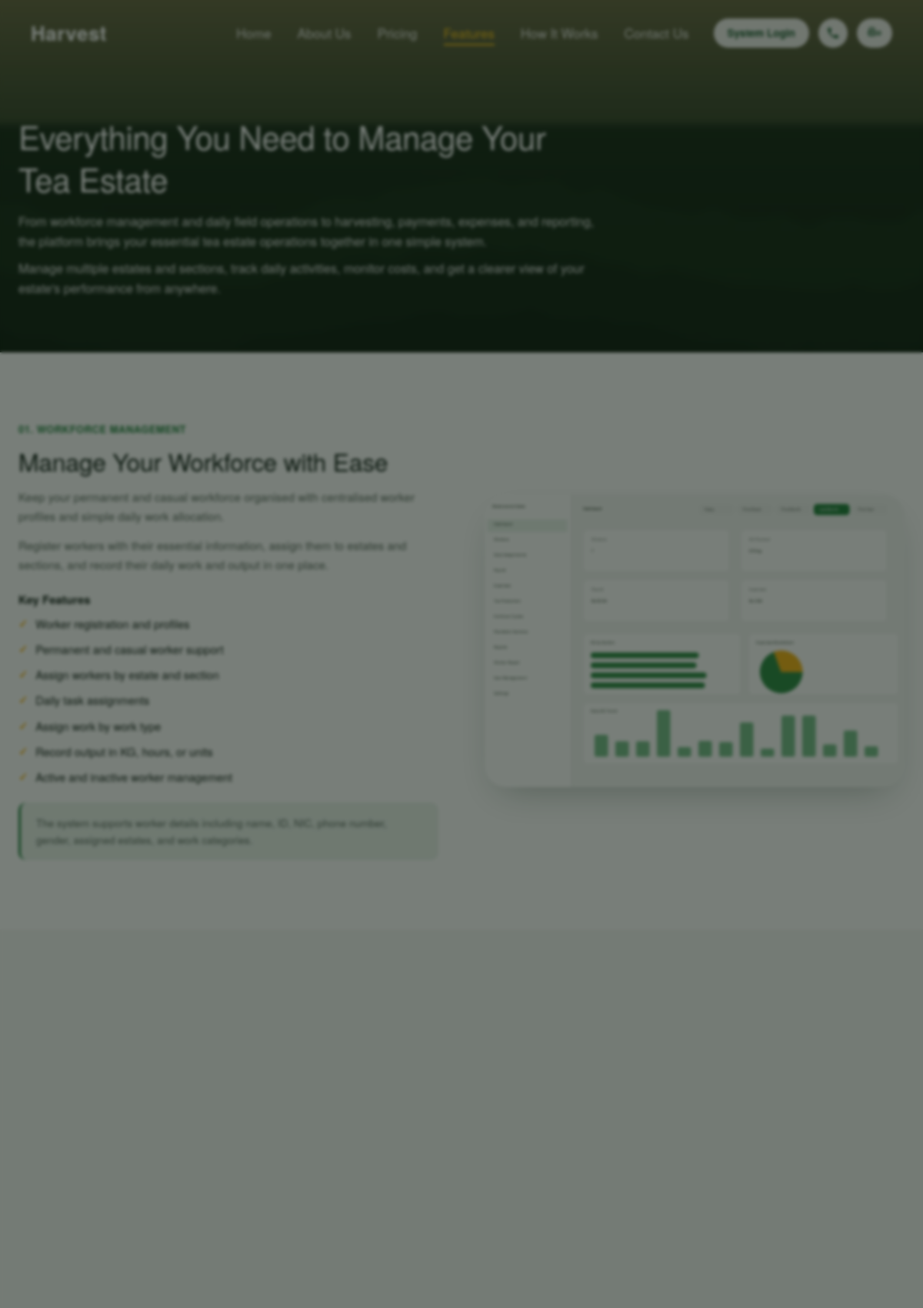
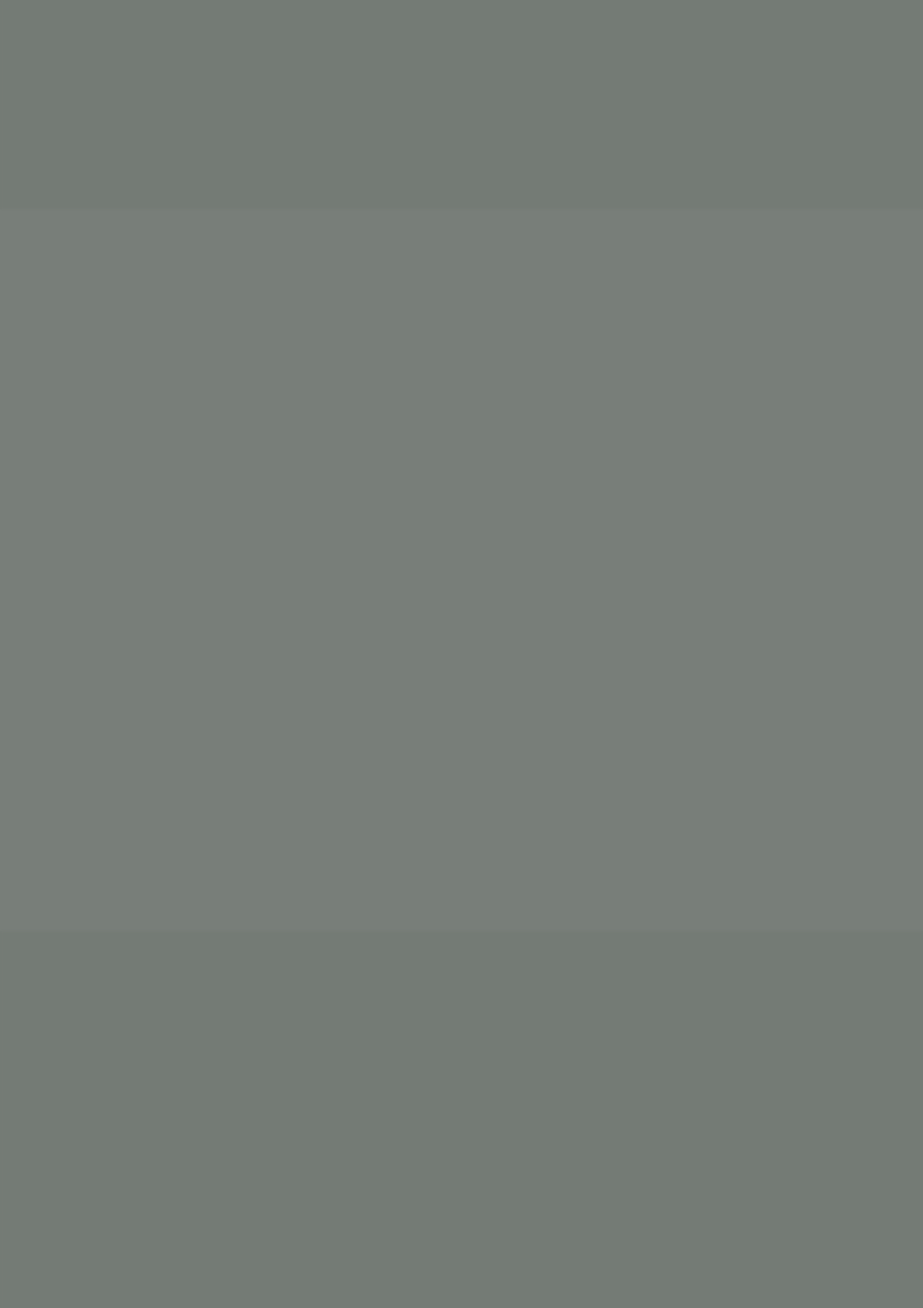
The page /features.php (upper part) on the database its author committed (2 pictures, top to bottom).
### tables this page shows
CREATE TABLE IF NOT EXISTS `feature_sections` (
  `id` INT(11) NOT NULL AUTO_INCREMENT,
  `kicker` VARCHAR(150) DEFAULT NULL,
  `title` VARCHAR(255) NOT NULL,
  `intro` TEXT DEFAULT NULL,
  `body` TEXT DEFAULT NULL,
  `list1_heading` VARCHAR(150) DEFAULT NULL,
  `list1_items` TEXT DEFAULT NULL,
  `list2_heading` VARCHAR(150) DEFAULT NULL,
  `list2_items` TEXT DEFAULT NULL,
  `note` TEXT DEFAULT NULL,
  `image` VARCHAR(255) DEFAULT NULL,
  `sort_order` INT(11) NOT NULL DEFAULT 0,
  `is_active` TINYINT(1) NOT NULL DEFAULT 1,
  PRIMARY KEY (`id`)
);

### includes/functions.php (called while the page is built, shortened)
<?php
require_once __DIR__ . '/config.php';
function should_show_lang_prompt(): bool
{
    return !isset($_COOKIE['hp_lang_prompted']);
}
function current_lang(): string
{
    return CURRENT_LANG;
}
function translate(?string $text): string
{
    $text = (string)$text;
    if ($text === '' || current_lang() !== 'si') {
        return $text;
    }
    return $GLOBALS['TRANSLATIONS_SI'][$text] ?? $text;
}
function t(?string $text): string
{
    return translate($text);
}
function get_settings(): array
{
    global $pdo;
    static $cache = null;
    if ($cache !== null) {
        return $cache;
    }
    $cache = [];
    $rows = $pdo->query("SELECT setting_key, setting_value FROM settings")->fetchAll();
    foreach ($rows as $row) {
        $cache[$row['setting_key']] = $row['setting_value'];
    }
    return $cache;
}
function setting(string $key, string $default = ''): string
{
    $settings = get_settings();
    $value = isset($settings[$key]) && $settings[$key] !== '' ? $settings[$key] : $default;
    return translate($value);
}
function e(?string $value): string
{
    return htmlspecialchars((string)$value, ENT_QUOTES, 'UTF-8');
}
function resolve_image_url(string $value, string $fallback = ''): string
{
    if ($value === '') {
        return $fallback;
    }
    return UPLOAD_URL . ltrim($value, '/');
}
function image_url(string $key, string $fallback = ''): string
{
    return resolve_image_url(setting($key, ''), $fallback);
}
function get_feature_sections(): array
{
    global $pdo;
    $rows = $pdo->query(
        "SELECT * FROM feature_sections WHERE is_active = 1 ORDER BY sort_order ASC, id ASC"
    )->fetchAll();
    $translatable = ['kicker', 'title', 'intro', 'body', 'list1_heading', 'list1_items', 'list2_heading', 'list2_items', 'note'];
    foreach ($rows as &$row) {
        foreach ($translatable as $field) {
            if (isset($row[$field])) {
                $row[$field] = translate($row[$field]);
            }
        }
    }
    return $rows;
}
    ?>

### includes/maintenance-gate.php (called while the page is built, shortened)
<?php
if (setting('maintenance_mode') === '1' && empty($_SESSION['admin_id'])) {
    http_response_code(503);
    header('Retry-After: 3600');
    $mTitle = setting('maintenance_title', 'We\'ll be right back');
    $mMsg   = setting('maintenance_message', 'We\'re currently performing scheduled maintenance. Please check back shortly.');
    $mBrand = setting('brand_name', 'Harvest');
    $mFavicon = image_url('favicon');
    ?>
<!DOCTYPE html>
<html lang="<?= e(current_lang()) ?>">
<head>
<meta charset="UTF-8">
<meta name="viewport" content="width=device-width, initial-scale=1.0">
<?php if ($mFavicon !== ''): ?><link rel="icon" href="<?= e($mFavicon) ?>"><?php endif; ?>
<title><?= e($mTitle) ?> — <?= e($mBrand) ?></title>
<style>
  * { margin: 0; padding: 0; box-sizing: border-box; }
  body {
    min-height: 100vh; display: flex; align-items: center; justify-content: center;
    background: #0f3d1e; color: #fff; font-family: "Helvetica Neue", Helvetica, Arial, sans-serif; text-align: center; padding: 24px;
  }
  .m-box { max-width: 480px; }
  .m-brand { font-family: "Helvetica Neue", Helvetica, Arial, sans-serif; font-weight: 600; font-size: 22px; margin-bottom: 28px; color: #f5b418; }
  h1 { font-family: "Helvetica Neue", Helvetica, Arial, sans-serif; font-weight: 300; font-size: 32px; margin-bottom: 14px; }
  p { font-size: 15px; line-height: 1.6; color: #d7e2da; }
</style>
</head>
<body>
  <div class="m-box">
    <div class="m-brand"><?= e($mBrand) ?> Pro</div>
    <h1><?= e($mTitle) ?></h1>
    <p><?= nl2br_e($mMsg) ?></p>
  </div>
</body>
</html>
<?php
    exit;
}

### features.php (the view, shortened to what this page needs)
<?php
require_once __DIR__ . '/includes/functions.php';
require_once __DIR__ . '/includes/maintenance-gate.php';
$brandName    = setting('brand_name', 'Harvest');
$brandLogo    = setting('brand_logo', '');
$brandLogoUrl = $brandLogo ? image_url('brand_logo') : '';
$brandLogoWhite  = setting('brand_logo_white', '');
$brandLogoNavUrl = $brandLogoWhite ? image_url('brand_logo_white') : $brandLogoUrl;
$fpTitle  = setting('features_page_title', 'Everything You Need to Manage Your Tea Estate');
$fpPara1  = setting('features_page_para_1', '');
$fpPara2  = setting('features_page_para_2', '');
$fpBanner = image_url('features_page_bg_image', 'assets/images/hero-bg.jpg');
$sections = get_feature_sections();
?>
<!DOCTYPE html>
<html lang="<?= e(current_lang()) ?>">
<head>
<link rel="stylesheet" href="assets/css/style.css?v=5.4">
</head>
<body>
<?php $activeNav = 'features'; require __DIR__ . '/includes/site-nav.php'; ?>
<header class="page-banner" style="background-image:linear-gradient(rgba(10,20,12,.5),rgba(10,20,12,.68)),url('<?= e($fpBanner) ?>');">
  <div class="container">
    <div class="page-banner-inner" style="max-width:760px;">
      <h1><?= e($fpTitle) ?></h1>
      <?php if ($fpPara1): ?><p><?= e($fpPara1) ?></p><?php endif; ?>
      <?php if ($fpPara2): ?><p style="margin-top:10px;"><?= e($fpPara2) ?></p><?php endif; ?>
    </div>
  </div>
</header>
<div class="feature-rows">
  <?php foreach ($sections as $i => $s):
      $img = resolve_image_url($s['image'] ?? '', 'assets/images/dashboard.png');
      $list1Items = array_filter(array_map('trim', explode("\n", $s['list1_items'] ?? '')));
      $noteParts  = $s['note'] ? explode('|', $s['note'], 2) : [];
  ?>
    <section class="feature-row section">
      <div class="container feature-row-inner">
        <div class="feature-text">
          <?php if (!empty($s['kicker'])): ?>
            <span class="feature-kicker"><?= e(sprintf('%02d.', $i + 1)) ?> <?= e($s['kicker']) ?></span>
          <?php endif; ?>
          <h2><?= e($s['title']) ?></h2>
          <?php if (!empty($s['intro'])): ?><p><?= e($s['intro']) ?></p><?php endif; ?>
          <?php if (!empty($s['body'])): ?><p><?= e($s['body']) ?></p><?php endif; ?>
          <?php if ($list1Items): ?>
            <?php if (!empty($s['list1_heading'])): ?><h4 class="feature-list-heading"><?= e($s['list1_heading']) ?></h4><?php endif; ?>
            <ul class="feature-list">
              <?php foreach ($list1Items as $item): ?><li><span class="tick">&#10003;</span> <?= e($item) ?></li><?php endforeach; ?>
            </ul>
          <?php endif; ?>
          <?php if ($noteParts): ?>
            <div class="feature-note">
              <?php if (count($noteParts) > 1): ?>
                <strong><?= e(trim($noteParts[0])) ?></strong><?= e(trim($noteParts[1])) ?>
              <?php else: ?>
                <?= e(trim($noteParts[0])) ?>
              <?php endif; ?>
            </div>
          <?php endif; ?>
        </div>
        <div class="feature-media" data-bg="url('<?= e($img) ?>')"></div>
      </div>
    </section>
  <?php endforeach; ?>
</div>
<?php require __DIR__ . '/includes/site-footer.php'; ?>

### includes/site-nav.php (shortened to what this page needs)
<?php
$activeNav = $activeNav ?? '';
$priceLink = setting('price_link', '#');
$langNext  = current_lang() === 'si' ? 'en' : 'si';
$langLabel = current_lang() === 'si' ? 'EN' : 'සිං';
$langAria  = current_lang() === 'si' ? 'Switch to English' : 'Switch to Sinhala';
?>
<div class="nav-fixed" id="navFixed">
  <nav class="navbar">
    <a href="/" class="brand">
      <?php if ($brandLogoNavUrl): ?>
        <img src="<?= e($brandLogoNavUrl) ?>" alt="<?= e($brandName) ?>" class="brand-img brand-img-top">
      <?php else: ?>
        <span class="brand-mark brand-img-top"><?= e($brandName) ?></span>
      <?php endif; ?>
    </a>
    <ul class="nav-links" id="navLinks">
      <li><a href="/" class="<?= $activeNav === 'home' ? 'active' : '' ?>"><?= e(t('Home')) ?></a></li>
      <li><a href="/about" class="<?= $activeNav === 'about' ? 'active' : '' ?>"><?= e(t('About Us')) ?></a></li>
      <li><a href="<?= e($priceLink) ?>"><?= e(t('Pricing')) ?></a></li>
      <li><a href="/features" class="<?= $activeNav === 'features' ? 'active' : '' ?>"><?= e(t('Features')) ?></a></li>
      <li><a href="/how-it-works" class="<?= $activeNav === 'how-it-works' ? 'active' : '' ?>"><?= e(t('How It Works')) ?></a></li>
      <li><a href="/contact" class="<?= $activeNav === 'contact' ? 'active' : '' ?>"><?= e(t('Contact Us')) ?></a></li>
    </ul>
    <div class="nav-actions">
      <a href="https://system.harvestpro.lk/" class="nav-icon nav-login-btn" target="_blank" rel="noopener"><?= e(t('System Login')) ?></a>
      <button class="nav-icon" aria-label="<?= e(t('Call')) ?>">
        <svg viewBox="0 0 24 24" width="18" height="18"><path fill="currentColor" d="M6.62 10.79a15.53 15.53 0 0 0 6.59 6.59l2.2-2.2a1 1 0 0 1 1.02-.24 11.36 11.36 0 0 0 3.57.57 1 1 0 0 1 1 1V20a1 1 0 0 1-1 1A17 17 0 0 1 3 4a1 1 0 0 1 1-1h3.5a1 1 0 0 1 1 1 11.36 11.36 0 0 0 .57 3.57 1 1 0 0 1-.25 1.02l-2.2 2.2Z"/></svg>
      </button>
      <a href="?lang=<?= e($langNext) ?>" class="nav-icon nav-lang" aria-label="<?= e($langAria) ?>"><?= e($langLabel) ?></a>
    </div>
  </nav>
</div>
<?php if (should_show_lang_prompt()): ?>
<div class="lang-prompt-overlay" id="langPromptOverlay">
</div>
<?php endif; ?>

### includes/site-footer.php (shortened to what this page needs)
</body>
</html>

### rows shown on the page
feature_sections: i "01.", kicker "WORKFORCE MANAGEMENT", title "Manage Your Workforce with Ease", intro "Keep your permanent and casual workforce organised with centralised worker profiles and simple daily work allocation.", body "Register workers with their essential information, assign them to estates and sections, and record their daily work and output in one place.", list1_heading "Key Features", list1_items "Worker registration and profiles", list1_items "Permanent and casual worker support", list1_items "Assign workers by estate and section", list1_items "Daily task assignments", list1_items "Assign work by work type", list1_items "Record output in KG, hours, or units", list1_items "Active and inactive worker management", note "The system supports worker details including name, ID, NIC, phone number, gender, assigned estates, and work categories."

### other values the page prints
$brandName "Harvest"
t('Home') "Home"
t('About Us') "About Us"
t('Pricing') "Pricing"
t('Features') "Features"
t('How It Works') "How It Works"
t('Contact Us') "Contact Us"
t('System Login') "System Login"
$langLabel "සිං"
$fpTitle "Everything You Need to Manage Your Tea Estate"
$fpPara1 "From workforce management and daily field operations to harvesting, payments, expenses, and reporting, the platform brings your essential tea estate operations together in one simple system."
$fpPara2 "Manage multiple estates and sections, track daily activities, monitor costs, and get a clearer view of your estate's performance from anywhere."
